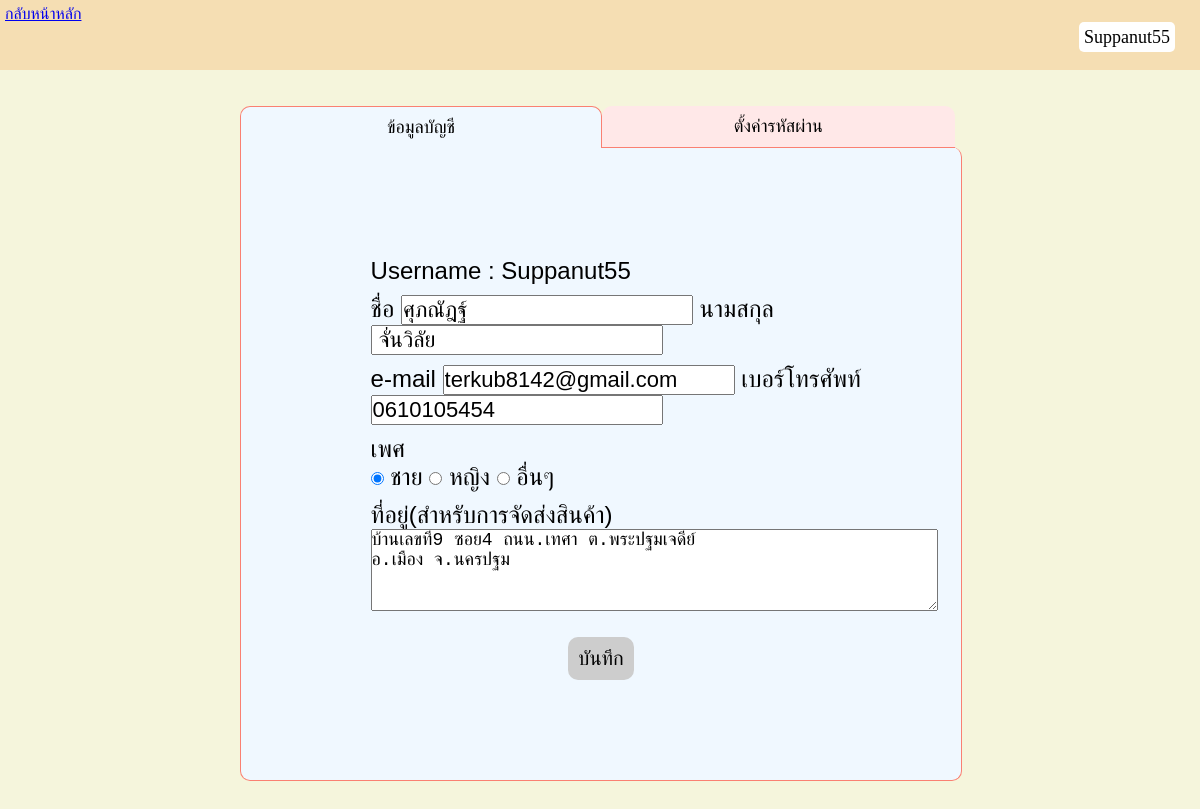
The page /_oldProject/SHOP/userinfo/myaccount.php (signed in) on the database its author committed.
### tables this page shows
CREATE TABLE `user_data` (
  `userid` int(10) NOT NULL,
  `username` varchar(50) NOT NULL,
  `name` varchar(50) NOT NULL,
  `lastname` varchar(50) NOT NULL,
  `gender` varchar(6) NOT NULL,
  `address` varchar(300) NOT NULL,
  `email` varchar(50) NOT NULL,
  `PhonNumber` int(10) NOT NULL,
  `password` varchar(40) NOT NULL,
  `identity` varchar(5) DEFAULT NULL
);

### _oldProject/SHOP/userinfo/myaccount.php (the view, shortened to what this page needs)
<?php
include('../conectDB.php');
$userid = $_SESSION['userid'];
$sql = "SELECT * FROM user_data WHERE userid=$userid";
$result = mysqli_query($conect, $sql);
$rowOfdata = mysqli_fetch_array($result);
?>
<!DOCTYPE html>
<html lang="en">
<head>
    <link rel="stylesheet" href="stly.css">
</head>
<body>
    <nav class="topbar">
        <ul>
            <li id="homeli"><a href="../index.php">กลับหน้าหลัก</a></li>
            <li class="topbarli2"><a class="usermenu" href="#"><?php echo $_SESSION['username'] ?></a>
            </li>
        </ul>
    </nav>
    <div class="maindiv">
        <br>
        <br>
        <div class="inmainDiv">
            <div class="mainmenu">
                <a class="inamenu1">ข้อมูลบัญชี</a>
                <a href="pass.php" class="inamenu2">ตั้งค่ารหัสผ่าน</a>
            </div>
            <div class="content">
                <div class="incontent">
                    <form action="saveuser.php" method="post">
                        <div class="groupinput">
                            <label>Username : <?php echo $_SESSION['username'] ?></label>
                        </div>
                        <div class="groupinput">
                            <label for="name">ชื่อ</label>
                            <input class="txtinput" type="text" name="name" maxlength="35" value="<?php echo $rowOfdata['name'] ?>" required>
                            <label for="lastname">นามสกุล</label>
                            <input class="txtinput" type="text" name="lastname" maxlength="35" value="<?php echo $rowOfdata['lastname'] ?>" required>
                        </div>
                        <div class="groupinput">
                            <?php $valueemail = $rowOfdata['email'] ?>
                            <label for="Email">e-mail</label>
                            <input class="txtinput" onfocus="disableerr()" type="email" name="Email" maxlength="40" value="<?php echo $valueemail ?>" required>
                            <label for="PhoneNumber">เบอร์โทรศัพท์</label>
                            <input class="txtinput" type="text" name="PhoneNumber" maxlength="10" value="0<?php echo $rowOfdata['PhonNumber'] ?>" required>
                        </div>
                        <div class="groupinput">
                            <label for="gender">เพศ</label><br>
                            <input type="radio" id="male" name="gender" value="ชาย">
                            <label for="male">ชาย</label>
                            <input type="radio" id="female" name="gender" value="หญิง">
                            <label for="female">หญิง</label>
                            <input type="radio" id="other" name="gender" value="อื่นๆ">
                            <label for="other">อื่นๆ</label>
                        </div>
                        <div class="groupinput">
                            <label for="adress">ที่อยู่(สำหรับการจัดส่งสินค้า)</label><br>
                            <textarea name="address" cols="50" rows="4" maxlength="300" required><?php echo $rowOfdata['address'] ?></textarea>
                        </div>
                        <div style="text-align: center;">
                            <button class="btn" type="submit" name="userEdit">บันทึก</button>
                        </div>
                    </form>
                </div>
            </div>
        </div>
    </div>
</body>
</html>

### _oldProject/SHOP/userinfo/stly.css (style rules this page uses)
* { margin: 0; padding: 0; }
body { background-color: beige; }
.topbar { width: 100%; height: 70px; background-color: wheat; }
.topbarli2 { list-style: none; line-height: 35px; float: right; font-family: tahoma; margin: 20px 25px 0px 0px; font-size: 18px; }
.usermenu { background-color: white; padding: 5px; border-radius: 5px; text-decoration: none; color: #000; }
#homeli { float: left; padding: 5px; font-family: tahoma; color: white; stroke: black; }
.maindiv { border: 0px black solid; width: 60%; height: 1000px; margin: 0 auto; }
.inmainDiv { border: 0px blue solid; width: 100%; }
.mainmenu { border: 0px black solid; width: 100%; position: relative; height: 41px; }
.content { border: 1px salmon solid; border-top: none; background-color: aliceblue; width: 100%; border-radius: 0px 10px 10px 10px; padding-top: 100px; padding-bottom: 100px; }
.inamenu1 { color: black; display: block; width: 50%; font-size: large; font-family: tahoma; text-decoration: none; text-align: center; padding: 10px 0px 10px 0px; float: left; border: salmon solid 1px; border-bottom: none; background-color: aliceblue; border-radius: 10px 10px 0px 0px; }
.inamenu2 { color: black; display: block; width: 49%; font-size: large; font-family: tahoma; text-decoration: none; text-align: center; padding: 10px 0px 10px 0px; float: left; background-color: #FFE8E8; border-bottom: salmon 1px solid; border-radius: 10px 10px 0px 0px; }
.incontent { border: blue 0px solid; width: 80%; margin: 0 auto; font-size: 24px; font-family: tahoma; }
.groupinput { width: 100%; padding: 0px; margin: 10px 0px 0px 0px; font-family: Arial, Helvetica, sans-serif; text-align: left; padding-left: 10%; }
.txtinput { font-size: 22px; }
textarea { font-size: 18px; }
.btn { margin: 20px 0px 0px 0px; padding: 10px; font-size: 20px; background:#CDCDCD; border: none; border-radius: 10px 10px 10px 10px; }

### rows shown on the page
user_data: name "ศุภณัฎฐ์", lastname "จั่นวิลัย", Email "terkub8142@gmail.com", PhoneNumber "0610105454", address "บ้านเลขที่9 ซอย4 ถนน.เทศา ต.พระปฐมเจดีย์ อ.เมือง จ.นครปฐม"

### other values the page prints
$_SESSION['username'] "Suppanut55"
